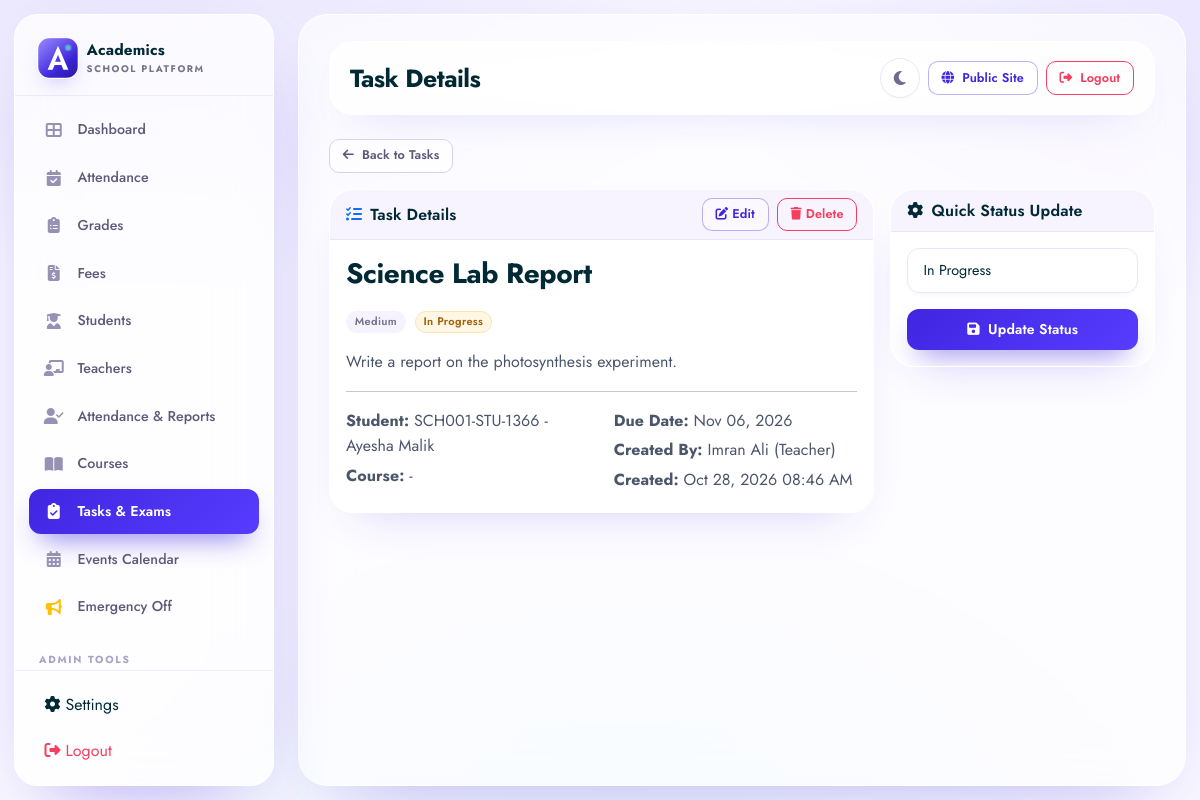
The app's page /tasks/show.php?id=22 (signed in) with its own data.
### tables this page shows
CREATE TABLE `tasks` (
  `id` int(11) NOT NULL AUTO_INCREMENT,
  `school_id` int(11) DEFAULT NULL,
  `user_id` int(11) NOT NULL,
  `student_id` int(11) DEFAULT NULL,
  `created_by_user_id` int(11) DEFAULT NULL,
  `assigned_to_user_id` int(11) DEFAULT NULL,
  `visibility` enum('school','class','individual') NOT NULL DEFAULT 'school',
  `course_id` int(11) DEFAULT NULL,
  `title` varchar(200) NOT NULL,
  `description` text DEFAULT NULL,
  `priority` enum('Low','Medium','High','Urgent') DEFAULT 'Medium',
  `status` enum('Pending','In Progress','Completed') DEFAULT 'Pending',
  `due_date` date DEFAULT NULL,
  `completed_at` timestamp NULL DEFAULT NULL,
  `created_at` timestamp NOT NULL DEFAULT current_timestamp(),
  `updated_at` timestamp NOT NULL DEFAULT current_timestamp() ON UPDATE current_timestamp(),
  PRIMARY KEY (`id`),
  KEY `idx_user_id` (`user_id`),
  KEY `idx_student_id` (`student_id`),
  KEY `idx_course_id` (`course_id`),
  KEY `idx_status` (`status`),
  KEY `idx_priority` (`priority`),
  KEY `idx_due_date` (`due_date`),
  KEY `idx_tasks_school` (`school_id`),
  KEY `idx_tasks_assigned` (`assigned_to_user_id`),
  CONSTRAINT `tasks_ibfk_1` FOREIGN KEY (`user_id`) REFERENCES `users` (`id`) ON DELETE CASCADE,
  CONSTRAINT `tasks_ibfk_2` FOREIGN KEY (`student_id`) REFERENCES `students` (`id`) ON DELETE SET NULL,
  CONSTRAINT `tasks_ibfk_3` FOREIGN KEY (`course_id`) REFERENCES `courses` (`id`) ON DELETE SET NULL
);

CREATE TABLE `students` (
  `id` int(11) NOT NULL AUTO_INCREMENT,
  `school_id` int(11) DEFAULT NULL,
  `user_id` int(11) NOT NULL,
  `student_number` varchar(50) NOT NULL,
  `full_name` varchar(100) NOT NULL,
  `email` varchar(150) NOT NULL,
  `phone` varchar(20) DEFAULT NULL,
  `date_of_birth` date DEFAULT NULL,
  `gender` enum('Male','Female','Other','Prefer not to say') DEFAULT NULL,
  `address` text DEFAULT NULL,
  `enrollment_date` date NOT NULL,
  `status` enum('Active','Inactive','Graduated','Suspended') DEFAULT 'Active',
  `profile_image` varchar(255) DEFAULT NULL,
  `created_at` timestamp NOT NULL DEFAULT current_timestamp(),
  `updated_at` timestamp NOT NULL DEFAULT current_timestamp() ON UPDATE current_timestamp(),
  PRIMARY KEY (`id`),
  UNIQUE KEY `student_number` (`student_number`),
  UNIQUE KEY `email` (`email`),
  KEY `idx_user_id` (`user_id`),
  KEY `idx_student_number` (`student_number`),
  KEY `idx_status` (`status`),
  KEY `idx_enrollment_date` (`enrollment_date`),
  KEY `idx_students_school` (`school_id`),
  CONSTRAINT `students_ibfk_1` FOREIGN KEY (`user_id`) REFERENCES `users` (`id`) ON DELETE CASCADE
);

CREATE TABLE `users` (
  `id` int(11) NOT NULL AUTO_INCREMENT,
  `school_id` int(11) DEFAULT NULL,
  `full_name` varchar(100) NOT NULL,
  `email` varchar(150) NOT NULL,
  `password` varchar(255) NOT NULL,
  `role` enum('admin','super_admin','school_admin','teacher','student','parent') NOT NULL DEFAULT 'student',
  `is_active` tinyint(1) DEFAULT 1,
  `last_login` timestamp NULL DEFAULT NULL,
  `created_at` timestamp NOT NULL DEFAULT current_timestamp(),
  `updated_at` timestamp NOT NULL DEFAULT current_timestamp() ON UPDATE current_timestamp(),
  PRIMARY KEY (`id`),
  UNIQUE KEY `email` (`email`),
  KEY `idx_email` (`email`),
  KEY `idx_role` (`role`),
  KEY `idx_is_active` (`is_active`),
  KEY `idx_users_school` (`school_id`)
);

### includes/functions.php (called while the page is built, shortened)
<?php
function generateCsrfToken() {
    return $_SESSION['csrf_token'];
}
function getUserRole() {
    return $_SESSION['user_role'] ?? 'student';
}
function hasRole($role) {
    return getUserRole() === $role;
}
function isAdmin() {
    return hasRole('admin') || hasRole('super_admin') || hasRole('school_admin');
}
function e($string) {
    return htmlspecialchars($string ?? '', ENT_QUOTES, 'UTF-8');
}
function formatDate($date, $format = 'M d, Y') {
    return date($format, strtotime($date));
}
function formatDateTime($date, $format = 'M d, Y h:i A') {
    return date($format, strtotime($date));
}

### tasks/show.php (the view, shortened to what this page needs)
<?php
require_once '../includes/header.php';
$user_id = $_SESSION['user_id'];
$id = isset($_GET['id']) ? (int)$_GET['id'] : 0;
$stmt = $pdo->prepare("SELECT t.*, s.full_name as student_name, s.student_number, c.course_name, c.course_code, u.full_name as created_by_name
    FROM tasks t
    LEFT JOIN students s ON t.student_id = s.id
    LEFT JOIN courses c ON t.course_id = c.id
    LEFT JOIN users u ON t.user_id = u.id
    WHERE t.id = ?");
$stmt->execute([$id]);
$task = $stmt->fetch();
?>
<div class="row mb-3">
    <div class="col-12"><a href="index.php" class="btn btn-outline-secondary btn-sm"><i class="fas fa-arrow-left me-1"></i> Back to Tasks</a></div>
</div>
<div class="row g-3">
    <div class="col-lg-8">
        <div class="card">
            <div class="card-header d-flex justify-content-between align-items-center">
                <span><i class="fas fa-tasks me-2 text-primary"></i>Task Details</span>
                <?php if (isAdmin() || (isStaff() && $task['user_id'] == $user_id)): ?>
                <div class="d-flex gap-2">
                    <a href="edit.php?id=<?php echo $task['id']; ?>" class="btn btn-sm btn-outline-primary"><i class="fas fa-edit me-1"></i>Edit</a>
                    <a href="delete.php?id=<?php echo $task['id']; ?>&csrf_token=<?php echo generateCsrfToken(); ?>" class="btn btn-sm btn-outline-danger" onclick="return confirm('Delete this task?')"><i class="fas fa-trash me-1"></i>Delete</a>
                </div>
                <?php endif; ?>
            </div>
            <div class="card-body">
                <h3 class="mb-3"><?php echo e($task['title']); ?></h3>
                <div class="mb-3">
                    <span class="badge priority-<?php echo strtolower($task['priority']); ?> me-1"><?php echo e($task['priority']); ?></span>
                    <span class="badge bg-<?php echo $task['status'] === 'Completed' ? 'success' : ($task['status'] === 'In Progress' ? 'warning' : ($task['status'] === 'Cancelled' ? 'danger' : 'secondary')); ?>"><?php echo e($task['status']); ?></span>
                </div>
                <?php if ($task['description']): ?>
                <p class="mb-3"><?php echo nl2br(e($task['description'])); ?></p>
                <?php endif; ?>
                <hr>
                <div class="row">
                    <div class="col-md-6">
                        <p class="mb-1"><strong>Student:</strong> <?php echo $task['student_name'] ? e($task['student_number'] . ' - ' . $task['student_name']) : '-'; ?></p>
                        <p class="mb-1"><strong>Course:</strong> <?php echo $task['course_name'] ? e($task['course_code'] . ' - ' . $task['course_name']) : '-'; ?></p>
                    </div>
                    <div class="col-md-6">
                        <p class="mb-1"><strong>Due Date:</strong> <?php echo $task['due_date'] ? formatDate($task['due_date']) : '-'; ?></p>
                        <p class="mb-1"><strong>Created By:</strong> <?php echo e($task['created_by_name'] ?: '-'); ?></p>
                        <p class="mb-1"><strong>Created:</strong> <?php echo formatDateTime($task['created_at']); ?></p>
                    </div>
                </div>
            </div>
        </div>
    </div>
    <div class="col-lg-4">
        <div class="card">
            <div class="card-header"><i class="fas fa-cog me-2"></i>Quick Status Update</div>
            <div class="card-body">
                <form method="POST" action="update_status.php">
                    <select name="status" class="form-select mb-3">
                        <option value="In Progress" <?php echo $task['status'] === 'In Progress' ? 'selected' : ''; ?>>In Progress</option>
                    </select>
                    <button type="submit" class="btn btn-primary w-100"><i class="fas fa-save me-1"></i> Update Status</button>
                </form>
            </div>
        </div>
    </div>
</div>
<?php require_once '../includes/footer.php'; ?>

### assets/css/style.css (style rules this page uses)
:root { --brand-navy: #0f172a; --brand-navy-2: #1e293b; --brand-indigo: #4f46e5; --brand-indigo-light: #6366f1; --brand-cyan: #06b6d4; --brand-emerald: #10b981; --brand-amber: #f59e0b; --brand-rose: #ef4444; --brand-violet: #8b5cf6; --brand-gold: #f6c065; --canvas-bg: #eef2f7; --surface: #ffffff; --surface-2: #f8fafc; --surface-3: #f1f5f9; --surface-glass: rgba(255,255,255,0.72); --sidebar-bg: #0f172a; --text-main: #0f172a; --text-body: #334155; --text-muted: #64748b; --text-light: #94a3b8; --text-inverse: #ffffff; --border-subtle: #e2e8f0; --border-light: #f1f5f9; --border-strong: #cbd5e1; --shadow-xs: 0 1px 2px rgba(15,23,42,0.04); --shadow-sm: 0 2px 8px -2px rgba(15,23,42,0.06); --shadow-md: 0 8px 24px -6px rgba(15,23,42,0.08); --shadow-lg: 0 20px 40px -12px rgba(15,23,42,0.14); --shadow-glow: 0 0 0 3px rgba(79,70,229,0.18); --r-xs: 6px; --r-sm: 8px; --r-md: 10px; --r-lg: 16px; --r-xl: 20px; --r-2xl: 24px; --r-pill: 9999px; --ease: cubic-bezier(0.22, 1, 0.36, 1); --dur-fast: 150ms; --dur: 220ms; --dur-slow: 360ms; --sidebar-dark: #0f172a; --sidebar-darker: #020617; --sidebar-item-hover: #1e293b; --sidebar-width: 260px; --brand-green: #16a34a; --brand-green-hover: #15803d; --learnify-hero-bg: #f0f9ff; --learnify-cta-bg: #e0f2fe; --learnify-footer-bg: #0f172a; }
* { margin: 0; padding: 0; box-sizing: border-box; }
html { scroll-behavior: smooth; }
body { font-family: 'Inter', -apple-system, BlinkMacSystemFont, 'Segoe UI', Roboto, sans-serif; background-color: var(--canvas-bg); color: var(--text-body); line-height: 1.6; -webkit-font-smoothing: antialiased; -moz-osx-font-smoothing: grayscale; transition: background-color var(--dur) var(--ease), color var(--dur) var(--ease); }
h1,h2,h3,h4,h5,h6 { font-family: 'Plus Jakarta Sans', 'Inter', sans-serif; font-weight: 700; color: var(--text-main); letter-spacing: -0.02em; line-height: 1.25; }
a { color: var(--brand-indigo); text-decoration: none; transition: color var(--dur-fast) var(--ease); }
.card, .chart-container-card, .events-calendar-card, .top-performer-card, .attendance-gauge-card, .community-cta-card, .achievement-card, .testimonial-card { background: var(--surface); backdrop-filter: blur(12px); -webkit-backdrop-filter: blur(12px); border-radius: var(--r-lg); border: 1px solid var(--border-subtle); box-shadow: var(--shadow-sm); transition: all var(--dur) var(--ease); }
.form-control, .form-select { background: var(--surface); border: 1px solid var(--border-subtle); color: var(--text-main); border-radius: var(--r-md); padding: .65rem .9rem; font-size: .9rem; transition: all var(--dur-fast) var(--ease); box-shadow: var(--shadow-xs); }
.btn { border-radius: var(--r-md); font-weight: 600; font-size: .88rem; padding: .6rem 1.1rem; transition: all var(--dur-fast) var(--ease); }
.btn-primary { background: linear-gradient(135deg, var(--brand-indigo), var(--brand-indigo-light)); border: none; box-shadow: 0 4px 12px rgba(79,70,229,0.3); }
.btn-outline-primary { border-color: var(--brand-indigo); color: var(--brand-indigo); }
.btn-outline-secondary { border-color: var(--border-strong); color: var(--text-body); }
.btn-outline-danger { border-color: var(--brand-rose); color: var(--brand-rose); }
.btn-sm { padding: .4rem .75rem; font-size: .8rem; border-radius: var(--r-sm); }
.badge { padding: 0.35em 0.65em; border-radius: var(--r-pill); font-size: 0.7rem; font-weight: 700; letter-spacing: 0.03em; text-transform: capitalize; border: 1px solid transparent; background: var(--surface-2); color: var(--text-muted); }
.badge-warning, .bg-warning { background: #fffbeb !important; color: #b45309 !important; border-color: #fde68a !important; }
.card { border-radius: var(--r-lg); border: 1px solid var(--border-subtle); box-shadow: var(--shadow-sm); }
.card-header { background: var(--surface-2); border-bottom: 1px solid var(--border-subtle); font-weight: 700; color: var(--text-main); border-radius: var(--r-lg) var(--r-lg) 0 0; }
:root { --chart-navy: #1d3557; --chart-amber: #f4b64c; --chart-slate: #64748b; --chart-slate-light: #94a3b8; --chart-grid: rgba(148,163,184,.18); }

### records on screen
tasks: title "Science Lab Report", priority "Medium", status "In Progress", description "Write a report on the photosynthesis experiment.", student.full_name "SCH001-STU-1366 - Ayesha Malik", due_date "Nov 06, 2026", user.full_name "Imran Ali (Teacher)", created_at "Oct 28, 2026 08:46 AM"

### other values on screen
$page_title "Task Details"
